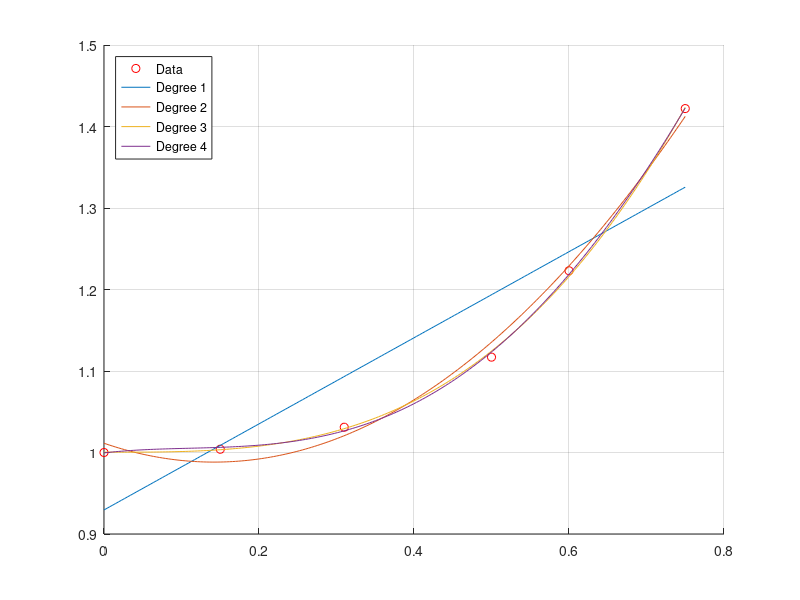

Write MATLAB code to recreate this figure.
clc;
clear;
close all;

t=[0 0.15 0.31 0.5 0.6 0.75];
y=[1.0 1.004 1.031 1.117 1.223 1.422];

t_fine=linspace(0,0.75,200);

figure;
hold on;
grid on;

plot(t,y,'ro');

for n=1:4
    p=polyfit(t,y,n);
    y_out=polyval(p,t);
    E=sum((y-y_out).^2);
    fprintf("%d\n",n);
    disp(p);
    fprintf("%d\n",E);
    plot(t_fine,polyval(p,t_fine));
end

legend('Data','Degree 1','Degree 2','Degree 3','Degree 4','Location','northwest');
